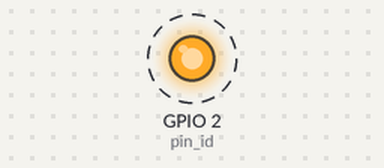
Simulated run of this program. Board: Raspberry Pi (BCM pin numbers). Parts: output pins drawn as LEDs (lit = HIGH). Dashed ring = blinking. At 5.0 s the program stops and its outputs stay as they are.

Above: at 0.12 s.
Timing chart, 0 to 3.0 s (numbered marks = the images above):
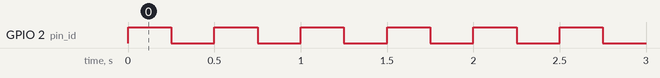

The program:

generic_led.py
```python
import RPi.GPIO as GPIO
import time

# PIN Setup -- set this to whatever pin you have the LED hooked up to
pin_id = 2

# GPIO Infrastructure for the LED
GPIO.setmode(GPIO.BCM)
GPIO.setwarnings(False)
GPIO.setup(pin_id, GPIO.OUT)
GPIO.output(pin_id, GPIO.LOW)


# blink at startup so we know you're ready
def blink():
    for n in range(10):
        GPIO.output(pin_id, GPIO.HIGH)
        time.sleep(0.25)
        GPIO.output(pin_id, GPIO.LOW)
        time.sleep(0.25)


# Interface function to allow hueGPIO to control on/off state
def setHueColor(color, bright):
    if bright == 0.0:
        GPIO.output(pin_id, GPIO.LOW)
    else:
        GPIO.output(pin_id, GPIO.HIGH)


blink()
# END.
```

Measured:
- by itself, GPIO 2 (pin_id): alternates HIGH for 0.25 s and LOW for 0.25 s, 20 changes in all, then stays LOW
